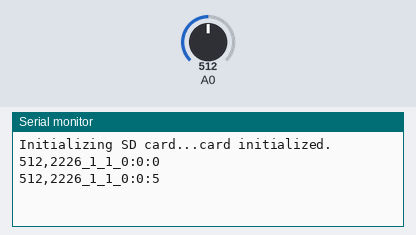
Bench run of a sketch on a simulated Arduino Uno, built with avr-gcc and run on an emulated ATmega328P. Shown: the last lines printed to the serial monitor. Inputs (shaded band) come from the test bench; at power-on: A0 = 512. Storage starts empty.

Above: at 10.8 s.
10.9 s: A0 set to 716
At 16.1 s:
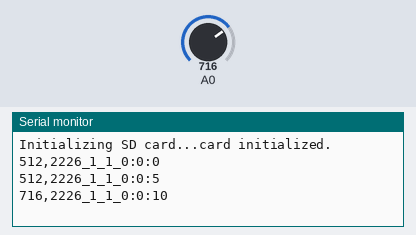
18.4 s: A0 set to 900
At 21.6 s:
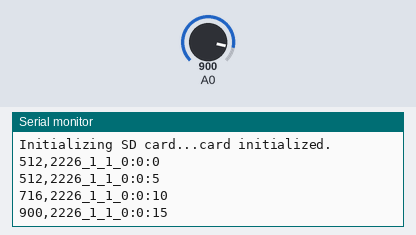
Timing chart, 0 to 23.1 s (numbered marks = the images above; inputs shaded):
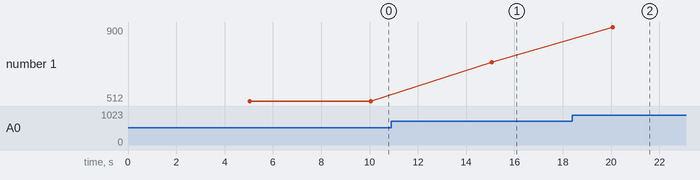

Measured:
- after the input at 10.9 s, the serial monitor: prints a new line after 4.2 s (image 1)
- after the input at 18.4 s, the serial monitor: prints a new line after 1.7 s (image 2)
- plotted number 1: 512 → 716 after the input at 10.9 s, 716 → 900 after the input at 18.4 s

The sketch:

Datalogger_Uno.ino
```cpp
#include <SPI.h>
#include <SD.h>
#include <Wire.h>
#include "RTClib.h"

const int chipSelect = 10;
RTC_Millis rtc;
void setup() {
  // Open serial communications and wait for port to open:
  Serial.begin(9600);
  while (!Serial) {
    ; // wait for serial port to connect. Needed for native USB port only
  }


  Serial.print("Initializing SD card...");


  // see if the card is present and can be initialized:
  if (!SD.begin(chipSelect)) {
    Serial.println("Card failed, or not present");

    // don't do anything more:
    return;
  }
  Serial.println("card initialized.");

}

void loop() {
  DateTime now = rtc.now();
  delay(5000); // You can replace the delay with the amount you need. Be mindful of te fact that it will be in milliseconds.
  // make a string for assembling the data to log:
  String dataString = "";

  // read three sensors and append to the string:
  int analogPin = 0; // 0 here is just arbitary pin number. You need to replace this with your own analog pin number.
  int sensor = analogRead(0);
  dataString = String(sensor);

  dataString += ","  + String(now.year(), DEC) + "_" + String(now.month(), DEC) + "_" + String(now.day(), DEC) + "_" + String(now.hour(), DEC) + ":" + String(now.minute(), DEC) + ":" + String(now.second(), DEC) ;


  File dataFile = SD.open("datalog.txt", FILE_WRITE); //be mindful of the fact that "datalog.txt" is the filename of the TXT file you want to log the data into. It needs to be created before you begin the long.

  // if the file is available, write to it:
  if (dataFile ) {

    dataFile.println(dataString);

    dataFile.println(dataString);
    dataFile.close();
    // print to the serial port too:
    Serial.println(dataString);
  }
  // if the file isn't open, pop up an error:
  else {
    Serial.println("error opening datalog.txt");
  }
}
```
